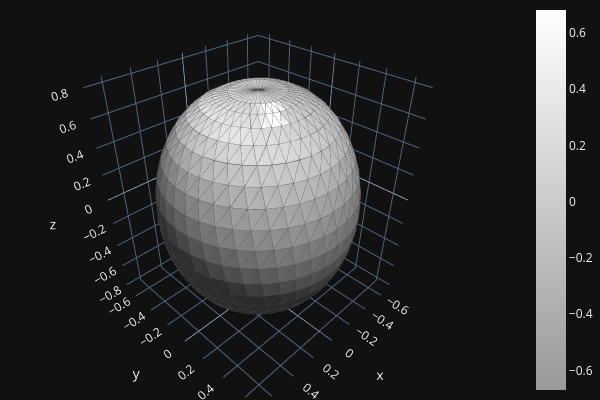

Notebook source saved alongside this figure:
### Code cell
iterations_list = [1, 5, 10, 20, 50]

for iterations in iterations_list:

    smoothed_vertices = laplacian_smooth(
        noisy_vertices,
        neighbors,
        lambda_=0.5,
        iterations=iterations
    )

    smoothed_mesh = o3d.geometry.TriangleMesh()

    smoothed_mesh.vertices = o3d.utility.Vector3dVector(
        smoothed_vertices
    )

    smoothed_mesh.triangles = o3d.utility.Vector3iVector(
        clean_triangles
    )

    smoothed_mesh.compute_vertex_normals()

    print(f"Iterations: {iterations}")

    o3d.visualization.draw_plotly(
        [smoothed_mesh],
        mesh_show_wireframe=True
    )

### Figure 1 — Plotly figure (JSON) as saved in the notebook; plotly's stock layout.template omitted (floating-point values rounded to 4 significant figures; data arrays with more than 128 entries replaced by an {"elided": "..."} marker saying what was removed)
{"data": [{"colorscale": [[0, "rgb(153, 153, 153)"], [1.0, "rgb(255,255,255)"]], "flatshading": true, "i": {"elided": "1520 int values"}, "intensity": {"elided": "762 float values"}, "j": {"elided": "1520 int values"}, "k": {"elided": "1520 int values"}, "lighting": {"ambient": 0.18, "diffuse": 1, "facenormalsepsilon": 1e-15, "fresnel": 0.1, "roughness": 0.05, "specular": 1, "vertexnormalsepsilon": 1e-15}, "lightposition": {"x": 100, "y": 200, "z": 0}, "x": {"elided": "762 float values"}, "y": {"elided": "762 float values"}, "z": {"elided": "762 float values"}, "type": "mesh3d"}, {"line": {"color": "rgb(70,70,70)", "width": 1}, "mode": "lines", "x": {"elided": "7600 float values"}, "y": {"elided": "7600 float values"}, "z": {"elided": "7600 float values"}, "type": "scatter3d"}], "layout": {"height": 400, "margin": {"b": 0, "l": 0, "r": 0, "t": 0}, "showlegend": false, "width": 600, "scene": {"camera": {"center": {"x": 0, "y": 0, "z": 0}, "up": {"x": 0, "y": 0, "z": 1}}}}}
